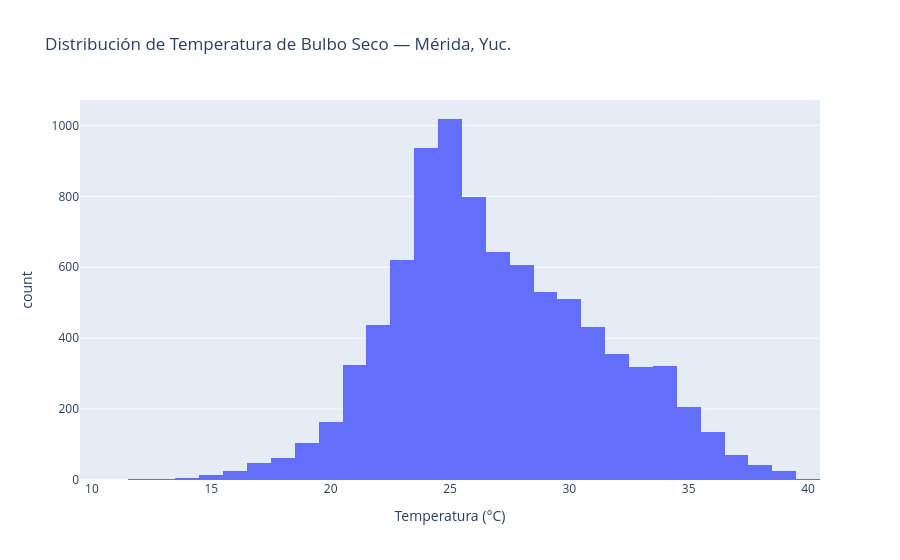

Source (notebook cell):
### Markdown cell above
## Temperatura

Uno de los parámetros más importantes a considerar en el diseño bioclimatico es la temperatura, la cual nos dictaminará los requerimentos energéticos de nuestro proyecto. Para ello hay qeu visualizar el comportamiento de la temperatura a lo largo del año, para determinar los meses más caluros y más fríos.

### Code cell
fig = px.histogram(df, x='temp_bulbo_seco', nbins=30,
                title='Distribución de Temperatura de Bulbo Seco — Mérida, Yuc.',
                labels={'temp_bulbo_seco': 'Temperatura (°C)'})
fig.show()

### Figure 1 — Plotly figure (JSON) as saved in the notebook; plotly's stock layout.template omitted (floating-point values rounded to 4 significant figures; data arrays with more than 128 entries replaced by an {"elided": "..."} marker saying what was removed)
{"data": [{"bingroup": "x", "hovertemplate": "Temperatura (°C)=%{x}<br>count=%{y}<extra></extra>", "legendgroup": "", "marker": {"color": "#636efa", "pattern": {"shape": ""}}, "name": "", "nbinsx": 30, "orientation": "v", "showlegend": false, "type": "histogram", "x": {"elided": "8760 float values"}, "xaxis": "x", "yaxis": "y"}], "layout": {"barmode": "relative", "legend": {"tracegroupgap": 0}, "title": {"text": "Distribución de Temperatura de Bulbo Seco — Mérida, Yuc."}, "xaxis": {"anchor": "y", "domain": [0, 1], "title": {"text": "Temperatura (°C)"}}, "yaxis": {"anchor": "x", "domain": [0, 1], "title": {"text": "count"}}}}
